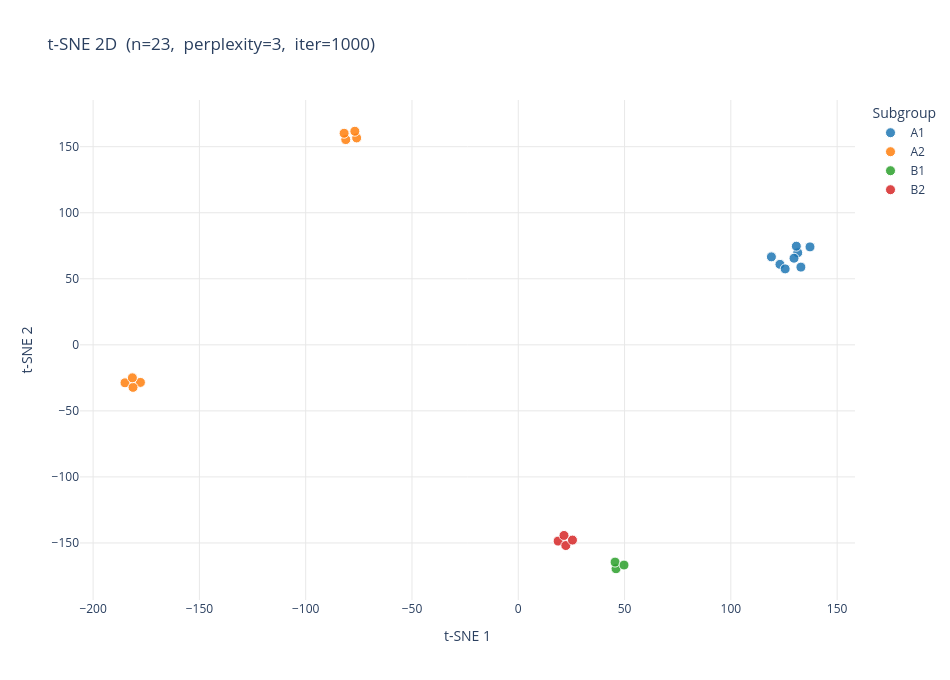

The cell this chart's notebook holds for it:
### Markdown cell above
#### t-SNE — 2D

t-SNE preserves local neighborhood structure. Well-separated clusters indicate the model has learned class-discriminative features.

### Code cell
plot_tsne(embeddings, result, output_path=None, dimensions=2)

### Figure 1 — Plotly figure (JSON) as saved in the notebook; plotly's stock layout.template omitted (floating-point values rounded to 4 significant figures)
{"data": [{"hovertemplate": "%{text}<extra>A1</extra>", "marker": {"color": "#1f77b4", "line": {"color": "white", "width": 1}, "opacity": 0.85, "size": 10}, "mode": "markers", "name": "A1", "text": ["images/A1/220622-225403-corn-HB-25000SBC-54e94639.png", "images/A1/220622-225403-corn-HB-25000SBC-af33e7ca.png", "images/A1/220622-225403-corn-HB-25000SBC-fda2adee.png", "images/A1/220622-225404-corn-HB-25000SBC-58235c1f.png", "images/A1/220622-225405-corn-HB-25000SBC-328a4c61.png", "images/A1/220622-225405-corn-HB-25000SBC-68fd040c.png", "images/A1/220622-225405-corn-HB-25000SBC-7a2bde6a.png", "images/A1/220622-225405-corn-HB-25000SBC-a45a936e.png"], "type": "scatter", "x": [137.2, 131.5, 130.8, 129.7, 123.1, 133.0, 125.6, 119.1], "y": [74.15, 69.68, 74.69, 65.56, 60.93, 58.83, 57.49, 66.59]}, {"hovertemplate": "%{text}<extra>A2</extra>", "marker": {"color": "#ff7f0e", "line": {"color": "white", "width": 1}, "opacity": 0.85, "size": 10}, "mode": "markers", "name": "A2", "text": ["images/A2/190627-090900-corn-nikon_d610-bded43cb.JPG", "images/A2/190627-090901-corn-nikon_d610-67679dac.JPG", "images/A2/190627-091105-corn-nikon_d610-8d6b86d0.JPG", "images/A2/190627-091202-corn-nikon_d610-b7725cb0.JPG", "images/A2/190627-090803-corn-nikon_d610-84e374af.JPG", "images/A2/190627-091502-corn-nikon_d610-ba4f7547.JPG", "images/A2/190627-091503-corn-nikon_d610-e2cc5642.JPG", "images/A2/190627-091801-corn-nikon_d610-94fd680b.JPG"], "type": "scatter", "x": [-81.13, -81.92, -76.02, -76.87, -185.0, -177.7, -181.2, -181.5], "y": [155.4, 160.2, 156.6, 161.7, -28.75, -28.45, -32.21, -24.98]}, {"hovertemplate": "%{text}<extra>B1</extra>", "marker": {"color": "#2ca02c", "line": {"color": "white", "width": 1}, "opacity": 0.85, "size": 10}, "mode": "markers", "name": "B1", "text": ["images/B1/220608-143001-soybeans-HB-25000SBC-37dc1b2c.png", "images/B1/220608-143001-soybeans-HB-25000SBC-754c6a11.png", "images/B1/220608-143001-soybeans-HB-25000SBC-8235f317.png"], "type": "scatter", "x": [45.99, 45.54, 49.76], "y": [-169.5, -164.5, -166.7]}, {"hovertemplate": "%{text}<extra>B2</extra>", "marker": {"color": "#d62728", "line": {"color": "white", "width": 1}, "opacity": 0.85, "size": 10}, "mode": "markers", "name": "B2", "text": ["images/B2/210625-131202-soybeans-Anafi-fce5a850.JPG", "images/B2/210625-131205-soybeans-Anafi-8bc119e3.JPG", "images/B2/210625-131303-soybeans-Anafi-614a4aea.JPG", "images/B2/210625-131501-soybeans-Anafi-49b5fd6d.JPG"], "type": "scatter", "x": [18.74, 21.51, 22.37, 25.5], "y": [-148.6, -144.3, -152.0, -147.8]}], "layout": {"height": 680, "legend": {"font": {"size": 12}, "title": {"text": "Subgroup"}}, "paper_bgcolor": "white", "plot_bgcolor": "white", "title": {"font": {"size": 17}, "text": "t-SNE 2D  (n=23,  perplexity=3,  iter=1000)"}, "width": 950, "xaxis": {"gridcolor": "#e8e8e8", "showgrid": true, "title": {"text": "t-SNE 1"}, "zeroline": false}, "yaxis": {"gridcolor": "#e8e8e8", "showgrid": true, "title": {"text": "t-SNE 2"}, "zeroline": false}}}
